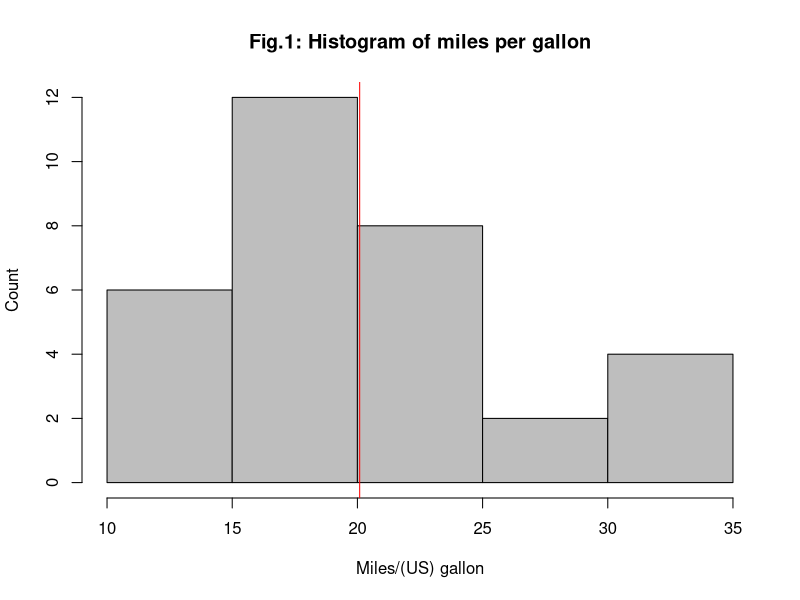
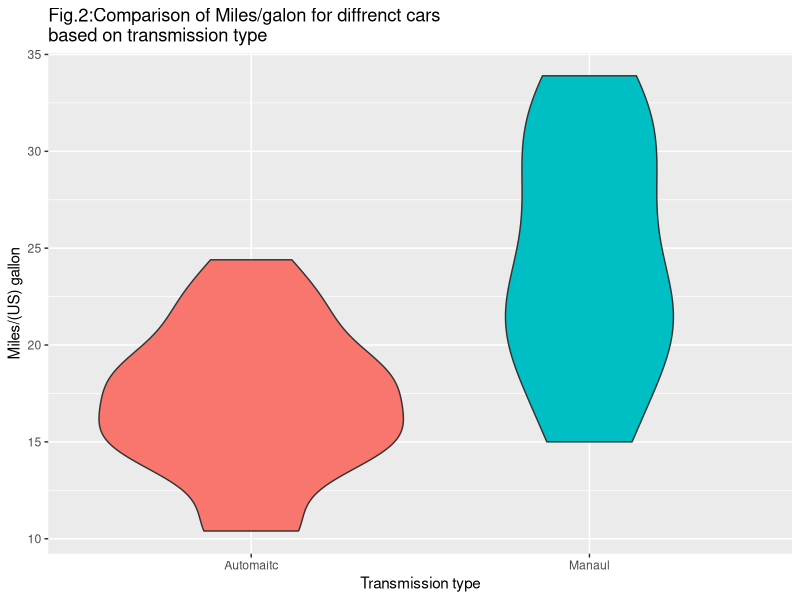
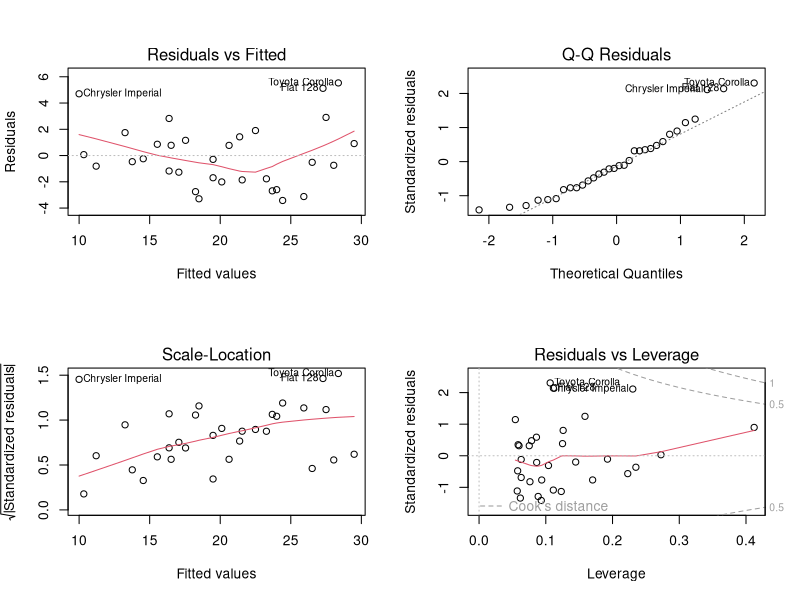

Here is the R script that generated these plots, in order:
## ---- chunk 1
library(datasets);library(ggplot2);library(dplyr);library(tidyr);library(GGally); library(car)
dt<-mutate(mtcars,am=factor(am),vs=factor(vs)) ##adjusting column type
row.names(dt)<-row.names(mtcars)
summary(dt) ##lets see the data
## ---- chunk 2
mpgMean<-mean(dt$mpg);mpgSd<-sd(dt$mpg)
## ---- chunk 3
hist(dt$mpg,col="gray",xlab = "Miles/(US) gallon",ylab = "Count",main="Fig.1: Histogram of miles per gallon")##figure1
abline(v = mean(dt$mpg),col="red") ##adding mean
## ---- chunk 4
fig2<-ggplot(data=dt,aes(y=mpg,x=am,fill=am),legend=NULL)
fig2<-fig2+geom_violin()
fig2<-fig2+scale_x_discrete(breaks=c(0,1),labels=c("Automaitc","Manaul"))
fig2<-fig2+xlab("Transmission type")+ylab("Miles/(US) gallon") ## labeling y axis ##labeling x,y axis
##fig2<-fig2+scale_fill_discrete(name="Transmission type",breaks=c(0,1),labels=c("Automaitc","Manaul")) ## setting correct names for legends.
fig2<-fig2+ggtitle("Fig.2:Comparison of Miles/galon for diffrenct cars\nbased on transmission type")+guides(fill=FALSE)
fig2
## ---- chunk 5
##g<-ggpairs(data=dt,lower=list(continuous="smooth"),params=c(method="loess")) ##i should do plot the mpg in diffrent colors and diffrent regression line 
##g
## ---- chunk 6
t1<-lm(data=dt,mpg~am)
t2<-lm(data=dt,mpg~am+hp)
t3<-lm(data=dt,mpg~am+hp+wt)
t4<-lm(data=dt,mpg~am+hp+wt+qsec)
t5<-lm(data=dt,mpg~am+hp+wt+cyl)
t6<-lm(data=dt,mpg~am+hp+wt+drat)
## ---- chunk 7
for(i in 1:6){
        model<-paste("t",i,sep = "");
        res<-residuals(eval(parse(text=model)))
        st<-shapiro.test(res);
        print(paste("Model ",model,"'s p-value: ",round(st$p.value,4),sep=""))}
## ---- chunk 8
anova(t1,t2,t3,t4,t5,t6)
for(i in 1:6){
    model<-paste("t",i,sep = "");
    st<-summary(eval(parse(text=model)))$adj.r.squared;
    print(paste("Model ",model,"'s Adj.r.squared: ",round(st,4),sep=""))}
## ---- chunk 9
par(mfrow=c(2,2))
plot(t3)
## ---- chunk 10
summary(t3)
confint(t3);
## ---- chunk 11
rAdjSq<-round(summary(t3)$adj.r.squared,4)
rAdjSq.percent<-paste(round(rAdjSq*100,0),"%",sep = "")
confs<-confint(t3)
